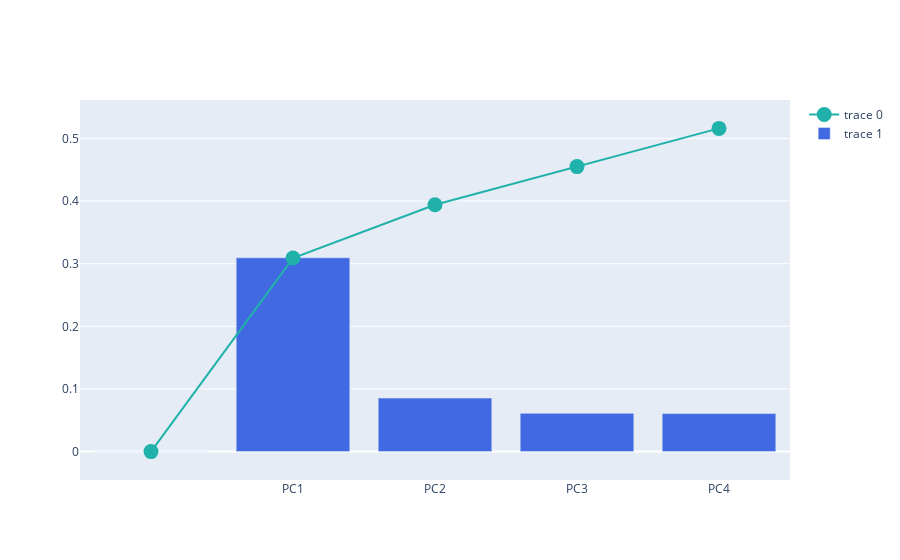

Notebook cell for this chart:
### Markdown cell above
##### 3.2.4.2. Explained Variance + Cumulative Variance

### Code cell
# https://plotly.com/python/creating-and-updating-figures/

import plotly.graph_objects as go

fig = go.Figure()

fig.add_trace(
    go.Scatter(
        x=df_explained_variance['PC'],
        y=df_explained_variance['Cumulative Variance'],
        marker=dict(size=15, color="LightSeaGreen")
    ))

fig.add_trace(
    go.Bar(
        x=df_explained_variance['PC'],
        y=df_explained_variance['Explained Variance'],
        marker=dict(color="RoyalBlue")
    ))

fig.show()

### Figure 1 — Plotly figure (JSON) as saved in the notebook; plotly's stock layout.template omitted (floating-point values rounded to 4 significant figures)
{"data": [{"marker": {"color": "LightSeaGreen", "size": 15}, "type": "scatter", "x": ["", "PC1", "PC2", "PC3", "PC4"], "y": [0, 0.309, 0.394, 0.455, 0.516]}, {"marker": {"color": "RoyalBlue"}, "type": "bar", "x": ["", "PC1", "PC2", "PC3", "PC4"], "y": [0, 0.3093, 0.08546, 0.06107, 0.06073]}], "layout": {}}
